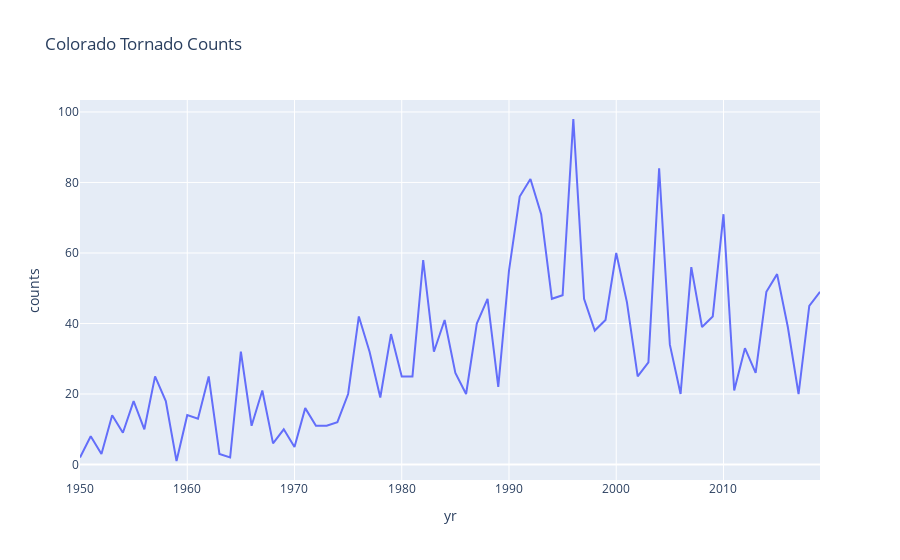

Here is the notebook cell this chart was saved with:
### Code cell
import plotly.express as px


fig = px.line(cats, x="yr", y="counts", title='Colorado Tornado Counts')
fig.show()

### Figure 1 — Plotly figure (JSON) as saved in the notebook; plotly's stock layout.template omitted (floating-point values rounded to 4 significant figures)
{"data": [{"hovertemplate": "yr=%{x}<br>counts=%{y}<extra></extra>", "legendgroup": "", "line": {"color": "#636efa", "dash": "solid"}, "marker": {"symbol": "circle"}, "mode": "lines", "name": "", "orientation": "v", "showlegend": false, "type": "scatter", "x": [1950, 1951, 1952, 1953, 1954, 1955, 1956, 1957, 1958, 1959, 1960, 1961, 1962, 1963, 1964, 1965, 1966, 1967, 1968, 1969, 1970, 1971, 1972, 1973, 1974, 1975, 1976, 1977, 1978, 1979, 1980, 1981, 1982, 1983, 1984, 1985, 1986, 1987, 1988, 1989, 1990, 1991, 1992, 1993, 1994, 1995, 1996, 1997, 1998, 1999, 2000, 2001, 2002, 2003, 2004, 2005, 2006, 2007, 2008, 2009, 2010, 2011, 2012, 2013, 2014, 2015, 2016, 2017, 2018, 2019], "xaxis": "x", "y": [2, 8, 3, 14, 9, 18, 10, 25, 18, 1, 14, 13, 25, 3, 2, 32, 11, 21, 6, 10, 5, 16, 11, 11, 12, 20, 42, 32, 19, 37, 25, 25, 58, 32, 41, 26, 20, 40, 47, 22, 55, 76, 81, 71, 47, 48, 98, 47, 38, 41, 60, 46, 25, 29, 84, 34, 20, 56, 39, 42, 71, 21, 33, 26, 49, 54, 39, 20, 45, 49], "yaxis": "y"}], "layout": {"legend": {"tracegroupgap": 0}, "title": {"text": "Colorado Tornado Counts"}, "xaxis": {"anchor": "y", "domain": [0, 1], "title": {"text": "yr"}}, "yaxis": {"anchor": "x", "domain": [0, 1], "title": {"text": "counts"}}}}
